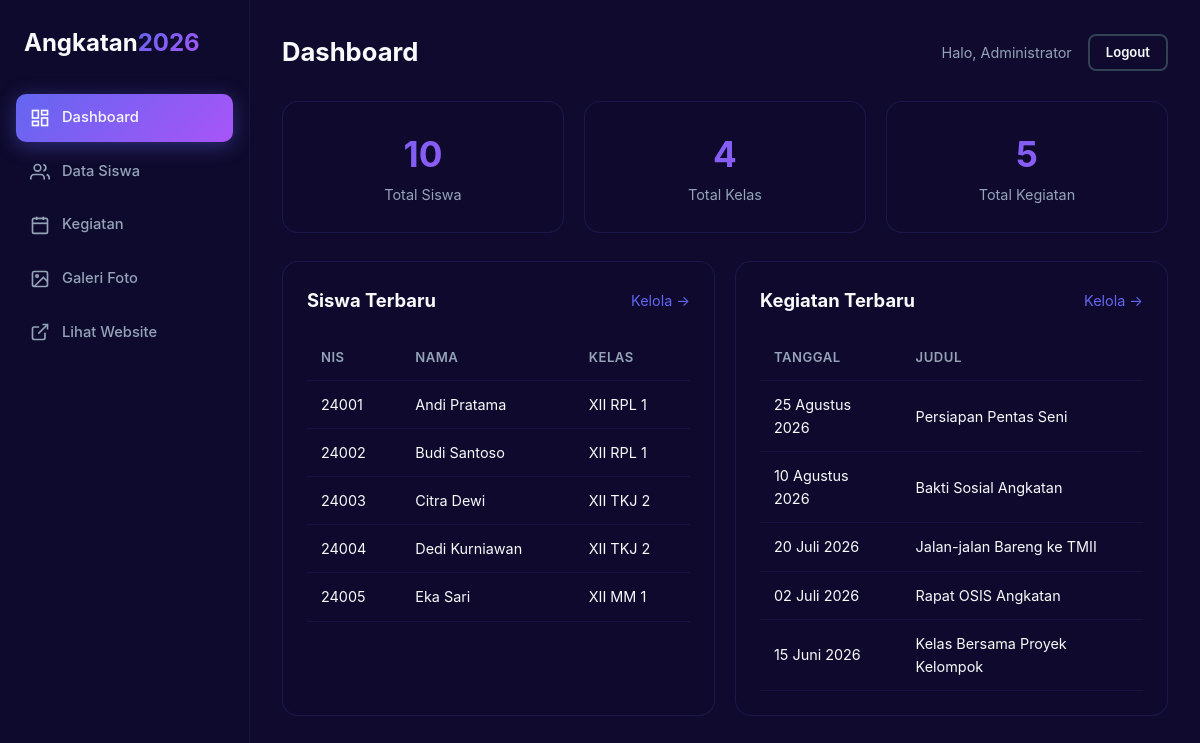
/admin/index.php (signed in), run on the app's committed database.
### tables this page shows
CREATE TABLE siswa (
    id INT AUTO_INCREMENT PRIMARY KEY,
    nis VARCHAR(20) NOT NULL UNIQUE,
    nama VARCHAR(100) NOT NULL,
    kelas VARCHAR(20) NOT NULL,
    jurusan VARCHAR(50) NOT NULL,
    angkatan VARCHAR(10) DEFAULT '2026',
    alamat TEXT,
    no_hp VARCHAR(20),
    email VARCHAR(100),
    foto VARCHAR(255) DEFAULT NULL,
    created_at TIMESTAMP DEFAULT CURRENT_TIMESTAMP
);

CREATE TABLE kegiatan (
    id INT AUTO_INCREMENT PRIMARY KEY,
    judul VARCHAR(150) NOT NULL,
    deskripsi TEXT NOT NULL,
    tanggal DATE NOT NULL,
    lokasi VARCHAR(150) DEFAULT NULL,
    foto VARCHAR(255) DEFAULT NULL,
    created_at TIMESTAMP DEFAULT CURRENT_TIMESTAMP
);

### config.php (called while the page is built, shortened)
<?php
function clean($input) {
    return htmlspecialchars(trim($input ?? ''), ENT_QUOTES, 'UTF-8');
}
function tanggalIndo($tanggal) {
    $bulan = ['Januari', 'Februari', 'Maret', 'April', 'Mei', 'Juni',
              'Juli', 'Agustus', 'September', 'Oktober', 'November', 'Desember'];
    $t = strtotime($tanggal);
    return date('d', $t) . ' ' . $bulan[(int)date('m', $t) - 1] . ' ' . date('Y', $t);
}
?>

### admin/index.php (the view, shortened to what this page needs)
<?php
require_once '../config.php';
$totalSiswa = $pdo->query('SELECT COUNT(*) FROM siswa')->fetchColumn();
$totalKegiatan = $pdo->query('SELECT COUNT(*) FROM kegiatan')->fetchColumn();
$totalKelas = $pdo->query('SELECT COUNT(DISTINCT kelas) FROM siswa')->fetchColumn();
$siswaTerbaru = $pdo->query('SELECT * FROM siswa ORDER BY created_at DESC LIMIT 5')->fetchAll();
$kegiatanTerbaru = $pdo->query('SELECT * FROM kegiatan ORDER BY tanggal DESC LIMIT 5')->fetchAll();
?>
<!DOCTYPE html>
<html lang="id">
<head>
    <link rel="stylesheet" href="../style.css">
</head>
<body>
    <div class="admin-layout">
        <aside class="sidebar">
            <a href="index.php" class="logo sidebar-logo">Angkatan<span>2026</span></a>
            <nav class="sidebar-nav">
                <a href="index.php" class="active">
                    <svg viewBox="0 0 24 24" fill="none" stroke="currentColor" stroke-width="2"><rect x="3" y="3" width="7" height="9"/><rect x="14" y="3" width="7" height="5"/><rect x="14" y="12" width="7" height="9"/><rect x="3" y="16" width="7" height="5"/></svg>
                    Dashboard
                </a>
                <a href="siswa.php">
                    <svg viewBox="0 0 24 24" fill="none" stroke="currentColor" stroke-width="2"><path d="M17 21v-2a4 4 0 00-4-4H5a4 4 0 00-4 4v2"/><circle cx="9" cy="7" r="4"/><path d="M23 21v-2a4 4 0 00-3-3.87"/><path d="M16 3.13a4 4 0 010 7.75"/></svg>
                    Data Siswa
                </a>
                <a href="kegiatan.php">
                    <svg viewBox="0 0 24 24" fill="none" stroke="currentColor" stroke-width="2"><rect x="3" y="4" width="18" height="18" rx="2"/><line x1="16" y1="2" x2="16" y2="6"/><line x1="8" y1="2" x2="8" y2="6"/><line x1="3" y1="10" x2="21" y2="10"/></svg>
                    Kegiatan
                </a>
                <a href="galeri.php">
                    <svg viewBox="0 0 24 24" fill="none" stroke="currentColor" stroke-width="2"><rect x="3" y="3" width="18" height="18" rx="2"/><circle cx="8.5" cy="8.5" r="1.5"/><polyline points="21 15 16 10 5 21"/></svg>
                    Galeri Foto
                </a>
                <a href="../index.php" target="_blank">
                    <svg viewBox="0 0 24 24" fill="none" stroke="currentColor" stroke-width="2"><path d="M18 13v6a2 2 0 01-2 2H5a2 2 0 01-2-2V8a2 2 0 012-2h6"/><polyline points="15 3 21 3 21 9"/><line x1="10" y1="14" x2="21" y2="3"/></svg>
                    Lihat Website
                </a>
            </nav>
        </aside>
        <main class="admin-main">
            <header class="admin-header">
                <h1>Dashboard</h1>
                <div class="admin-user">
                    <span>Halo, <?php echo clean($_SESSION['admin_nama']); ?></span>
                    <a href="../logout.php" class="btn btn-outline btn-sm">Logout</a>
                </div>
            </header>
            <div class="admin-stats">
                <div class="admin-stat-card">
                    <span class="stat-number"><?php echo $totalSiswa; ?></span>
                    <span class="stat-label">Total Siswa</span>
                </div>
                <div class="admin-stat-card">
                    <span class="stat-number"><?php echo $totalKelas; ?></span>
                    <span class="stat-label">Total Kelas</span>
                </div>
                <div class="admin-stat-card">
                    <span class="stat-number"><?php echo $totalKegiatan; ?></span>
                    <span class="stat-label">Total Kegiatan</span>
                </div>
            </div>
            <div class="admin-cards">
                <div class="admin-card">
                    <div class="admin-card-header">
                        <h2>Siswa Terbaru</h2>
                        <a href="siswa.php" class="link">Kelola &rarr;</a>
                    </div>
                    <table class="table">
                        <thead>
                            <tr><th>NIS</th><th>Nama</th><th>Kelas</th></tr>
                        </thead>
                        <tbody>
                            <?php foreach ($siswaTerbaru as $s): ?>
                            <tr>
                                <td><?php echo clean($s['nis']); ?></td>
                                <td><?php echo clean($s['nama']); ?></td>
                                <td><?php echo clean($s['kelas']); ?></td>
                            </tr>
                            <?php endforeach; ?>
                        </tbody>
                    </table>
                </div>
                <div class="admin-card">
                    <div class="admin-card-header">
                        <h2>Kegiatan Terbaru</h2>
                        <a href="kegiatan.php" class="link">Kelola &rarr;</a>
                    </div>
                    <table class="table">
                        <thead>
                            <tr><th>Tanggal</th><th>Judul</th></tr>
                        </thead>
                        <tbody>
                            <?php foreach ($kegiatanTerbaru as $k): ?>
                            <tr>
                                <td><?php echo tanggalIndo($k['tanggal']); ?></td>
                                <td><?php echo clean($k['judul']); ?></td>
                            </tr>
                            <?php endforeach; ?>
                        </tbody>
                    </table>
                </div>
            </div>
        </main>
    </div>
</body>
</html>

### style.css (style rules this page uses)
* { margin: 0; padding: 0; box-sizing: border-box; }
:root { --primary: #6366f1; --primary-dark: #4f46e5; --dark: #1e1b4b; --darker: #0f0a2e; --light: #f8fafc; --gray: #94a3b8; --gray-dark: #334155; --success: #43e97b; --danger: #ef4444; --warning: #f59e0b; --gradient: linear-gradient(135deg, #6366f1, #a855f7); --bg-card: rgba(15, 10, 46, 0.8); }
html { scroll-behavior: smooth; }
body { font-family: 'Inter', sans-serif; background: var(--darker); color: var(--light); line-height: 1.6; overflow-x: hidden; }
.logo { font-size: 1.5rem; font-weight: 700; color: var(--light); text-decoration: none; }
.logo span { background: var(--gradient); -webkit-background-clip: text; -webkit-text-fill-color: transparent; background-clip: text; }
.btn { padding: 12px 32px; border-radius: 8px; font-size: 0.95rem; font-weight: 600; text-decoration: none; cursor: pointer; transition: all 0.3s; border: none; display: inline-block; font-family: 'Inter', sans-serif; }
.btn-outline { border: 2px solid var(--gray-dark); color: var(--light); background: transparent; }
.btn-sm { padding: 6px 16px; font-size: 0.82rem; }
.link { color: var(--primary); text-decoration: none; font-size: 0.9rem; }
.stat-number { display: block; font-size: 2.2rem; font-weight: 700; background: var(--gradient); -webkit-background-clip: text; -webkit-text-fill-color: transparent; background-clip: text; }
.stat-label { font-size: 0.9rem; color: var(--gray); }
.admin-layout { display: flex; min-height: 100vh; }
.sidebar { width: 250px; min-width: 250px; background: rgba(15, 10, 46, 0.9); border-right: 1px solid rgba(99, 102, 241, 0.1); padding: 24px 16px; position: sticky; top: 0; height: 100vh; display: flex; flex-direction: column; gap: 32px; }
.sidebar-logo { display: block; padding: 0 8px; }
.sidebar-nav { display: flex; flex-direction: column; gap: 6px; }
.sidebar-nav a { display: flex; align-items: center; gap: 12px; padding: 12px 14px; border-radius: 10px; color: var(--gray); text-decoration: none; font-size: 0.92rem; font-weight: 500; transition: all 0.3s; }
.sidebar-nav a svg { width: 20px; height: 20px; }
.sidebar-nav a.active { background: var(--gradient); color: var(--light); box-shadow: 0 4px 20px rgba(99, 102, 241, 0.4); }
.admin-main { flex: 1; padding: 32px; min-width: 0; }
.admin-header { display: flex; justify-content: space-between; align-items: center; margin-bottom: 28px; gap: 16px; flex-wrap: wrap; }
.admin-header h1 { font-size: 1.6rem; }
.admin-user { display: flex; align-items: center; gap: 16px; }
.admin-user span { color: var(--gray); font-size: 0.9rem; }
.admin-stats { display: grid; grid-template-columns: repeat(3, 1fr); gap: 20px; margin-bottom: 28px; }
.admin-stat-card { background: var(--bg-card); border: 1px solid rgba(99, 102, 241, 0.15); border-radius: 16px; padding: 24px; text-align: center; }
.admin-cards { display: grid; grid-template-columns: 1fr 1fr; gap: 20px; }
.admin-card { background: var(--bg-card); border: 1px solid rgba(99, 102, 241, 0.15); border-radius: 16px; padding: 24px; margin-bottom: 24px; }
.admin-card-header { display: flex; justify-content: space-between; align-items: center; margin-bottom: 20px; }
.admin-card-header h2 { font-size: 1.15rem; }
.table { width: 100%; border-collapse: collapse; font-size: 0.9rem; }
.table th, .table td { text-align: left; padding: 12px 14px; border-bottom: 1px solid rgba(99, 102, 241, 0.1); }
.table th { color: var(--gray); font-weight: 600; font-size: 0.82rem; text-transform: uppercase; letter-spacing: 0.5px; }

### data on the page
siswa: nis "24001", nama "Andi Pratama", kelas "XII RPL 1"
siswa: nis "24002", nama "Budi Santoso", kelas "XII RPL 1"
siswa: nis "24003", nama "Citra Dewi", kelas "XII TKJ 2"
siswa: nis "24004", nama "Dedi Kurniawan", kelas "XII TKJ 2"
siswa: nis "24005", nama "Eka Sari", kelas "XII MM 1"
kegiatan: tanggal "25 Agustus 2026", judul "Persiapan Pentas Seni"
kegiatan: tanggal "10 Agustus 2026", judul "Bakti Sosial Angkatan"
kegiatan: tanggal "20 Juli 2026", judul "Jalan-jalan Bareng ke TMII"
kegiatan: tanggal "02 Juli 2026", judul "Rapat OSIS Angkatan"
kegiatan: tanggal "15 Juni 2026", judul "Kelas Bersama Proyek Kelompok"

### other printed values
$_SESSION['admin_nama'] "Administrator"
$totalSiswa "10"
$totalKelas "4"
$totalKegiatan "5"
